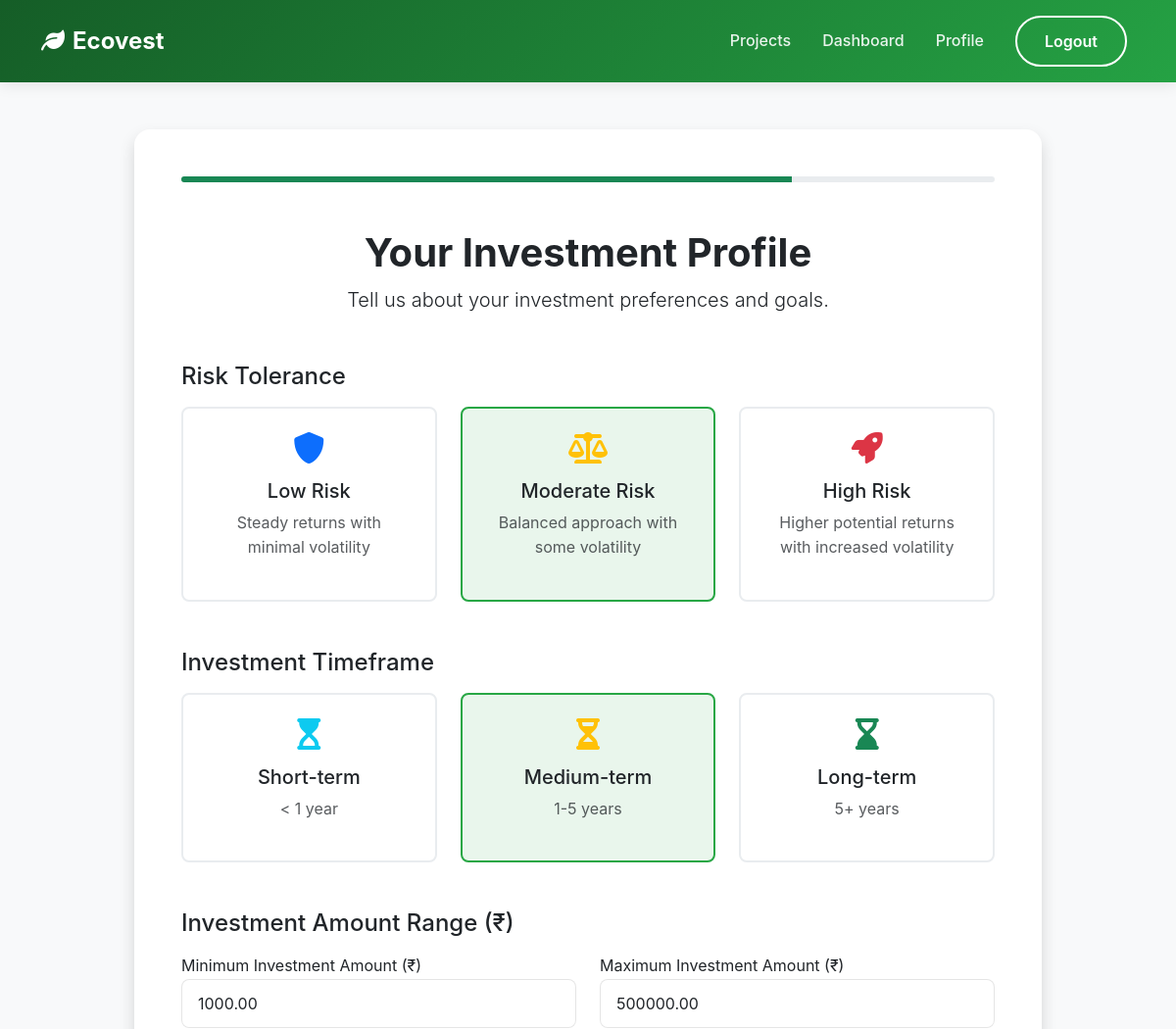
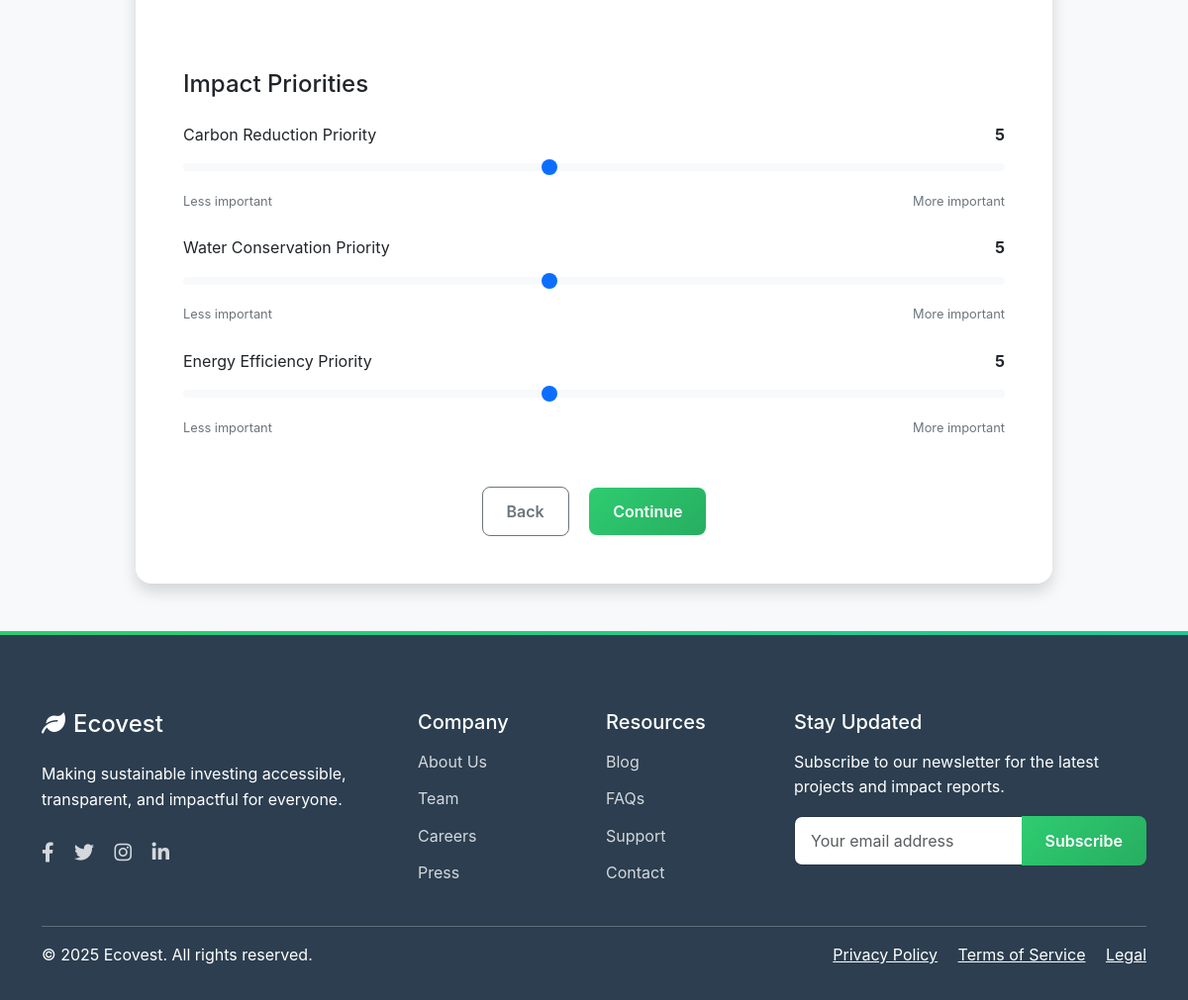
/onboarding/investment-profile/ (signed in), run on the app's committed database (2 pictures, top to bottom).
### onboarding/models.py (models this page shows, shortened)
class UserPreference(models.Model):
    user = models.OneToOneField(settings.AUTH_USER_MODEL, on_delete=models.CASCADE, related_name='investment_preferences')
    RISK_CHOICES = [
        ('low', 'Low Risk'),
        ('moderate', 'Moderate Risk'),
        ('high', 'High Risk'),
    ]
    risk_tolerance = models.CharField(max_length=10, choices=RISK_CHOICES, default='moderate')
    TIMEFRAME_CHOICES = [
        ('short', 'Short-term (< 1 year)'),
        ('medium', 'Medium-term (1-5 years)'),
        ('long', 'Long-term (5+ years)'),
    ]
    investment_timeframe = models.CharField(max_length=10, choices=TIMEFRAME_CHOICES, default='medium')
    min_investment = models.DecimalField(max_digits=12, decimal_places=2, default=1000.00)
    max_investment = models.DecimalField(max_digits=12, decimal_places=2, default=500000.00)
    interested_categories = models.ManyToManyField(Category, related_name='interested_users')
    carbon_priority = models.IntegerField(default=5)  # Scale of 1-10
    water_priority = models.IntegerField(default=5)   # Scale of 1-10
    energy_priority = models.IntegerField(default=5)  # Scale of 1-10

### onboarding/views.py (the view)
# urls.py: path('investment-profile/', views.onboarding_investment_profile, name='onboarding_investment_profile'),
@login_required
def onboarding_investment_profile(request):
    progress, created = OnboardingProgress.objects.get_or_create(user=request.user)
    if not progress.interests_completed:
        return redirect('onboarding_interests')
    if progress.is_complete:
        return redirect('dashboard')
    preference, created = UserPreference.objects.get_or_create(user=request.user)
    if request.method == 'POST':
        form = UserPreferenceForm(request.POST, instance=preference)
        if form.is_valid():
            form.save()
            progress.investment_profile_completed = True
            progress.save()
            return redirect('onboarding_tutorial')
    else:
        form = UserPreferenceForm(instance=preference)
    context = {
        'user': request.user,
        'form': form,
        'progress': progress
    }
    return render(request, 'onboarding/investment_profile.html', context)

### onboarding/models.py (called while the page is built)
    @property
    def is_complete(self):
        return all([
            self.welcome_completed,
            self.interests_completed,
            self.investment_profile_completed,
            self.tutorial_completed
        ])

### onboarding/templates/onboarding/investment_profile.html (shortened to what this page needs)
{% extends 'core/base.html' %}
{% load django_bootstrap5 %}
{% block content %}
<section class="py-5 bg-light">
    <div class="container">
        <div class="row justify-content-center">
            <div class="col-lg-10">
                <div class="card shadow onboarding-card">
                    <div class="card-body p-5">
                        <div class="progress mb-5" style="height: 6px;">
                            <div class="progress-bar bg-success" role="progressbar" style="width: 75%;" aria-valuenow="75" aria-valuemin="0" aria-valuemax="100"></div>
                        </div>
                        <div class="text-center mb-5">
                            <h1 class="display-6 fw-bold">Your Investment Profile</h1>
                            <p class="lead">Tell us about your investment preferences and goals.</p>
                        </div>
                        <form method="post">
                            <h4 class="mb-3">Risk Tolerance</h4>
                            <div class="row mb-5">
                                <div class="col-md-4 mb-3 mb-md-0">
                                    <label for="low_risk" class="w-100 h-100">
                                        <div class="risk-option text-center">
                                            <i class="fas fa-shield-alt fa-2x text-primary mb-3"></i>
                                            <h5>Low Risk</h5>
                                            <p class="text-muted">Steady returns with minimal volatility</p>
                                        </div>
                                    </label>
                                </div>
                                <div class="col-md-4 mb-3 mb-md-0">
                                    <label for="moderate_risk" class="w-100 h-100">
                                        <div class="risk-option text-center">
                                            <i class="fas fa-balance-scale fa-2x text-warning mb-3"></i>
                                            <h5>Moderate Risk</h5>
                                            <p class="text-muted">Balanced approach with some volatility</p>
                                        </div>
                                    </label>
                                </div>
                                <div class="col-md-4">
                                    <label for="high_risk" class="w-100 h-100">
                                        <div class="risk-option text-center">
                                            <i class="fas fa-rocket fa-2x text-danger mb-3"></i>
                                            <h5>High Risk</h5>
                                            <p class="text-muted">Higher potential returns with increased volatility</p>
                                        </div>
                                    </label>
                                </div>
                            </div>
                            <h4 class="mb-3">Investment Timeframe</h4>
                            <div class="row mb-5">
                                <div class="col-md-4 mb-3 mb-md-0">
                                    <label for="short_term" class="w-100 h-100">
                                        <div class="risk-option text-center">
                                            <i class="fas fa-hourglass-start fa-2x text-info mb-3"></i>
                                            <h5>Short-term</h5>
                                            <p class="text-muted">< 1 year</p>
                                        </div>
                                    </label>
                                </div>
                                <div class="col-md-4 mb-3 mb-md-0">
                                    <label for="medium_term" class="w-100 h-100">
                                        <div class="risk-option text-center">
                                            <i class="fas fa-hourglass-half fa-2x text-warning mb-3"></i>
                                            <h5>Medium-term</h5>
                                            <p class="text-muted">1-5 years</p>
                                        </div>
                                    </label>
                                </div>
                                <div class="col-md-4">
                                    <label for="long_term" class="w-100 h-100">
                                        <div class="risk-option text-center">
                                            <i class="fas fa-hourglass-end fa-2x text-success mb-3"></i>
                                            <h5>Long-term</h5>
                                            <p class="text-muted">5+ years</p>
                                        </div>
                                    </label>
                                </div>
                            </div>
                            <h4 class="mb-3">Investment Amount Range (₹)</h4>
                            <div class="row mb-5">
                                <div class="col-md-6 mb-4">
                                    <label for="{{ form.min_investment.id_for_label }}">{{ form.min_investment.label }}</label>
                                    {{ form.min_investment }}
                                </div>
                                <div class="col-md-6 mb-4">
                                    <label for="{{ form.max_investment.id_for_label }}">{{ form.max_investment.label }}</label>
                                    {{ form.max_investment }}
                                </div>
                            </div>
                            <h4 class="mb-4">Impact Priorities</h4>
                            <div class="mb-4">
                                <div class="priority-title">
                                    <label for="{{ form.carbon_priority.id_for_label }}">{{ form.carbon_priority.label }}</label>
                                    <span class="priority-value" id="carbon-value">{{ form.carbon_priority.value }}</span>
                                </div>
                                {{ form.carbon_priority }}
                                <div class="range-labels">
                                    <span>Less important</span>
                                    <span>More important</span>
                                </div>
                            </div>
                            <div class="mb-4">
                                <div class="priority-title">
                                    <label for="{{ form.water_priority.id_for_label }}">{{ form.water_priority.label }}</label>
                                    <span class="priority-value" id="water-value">{{ form.water_priority.value }}</span>
                                </div>
                                {{ form.water_priority }}
                                <div class="range-labels">
                                    <span>Less important</span>
                                    <span>More important</span>
                                </div>
                            </div>
                            <div class="mb-5">
                                <div class="priority-title">
                                    <label for="{{ form.energy_priority.id_for_label }}">{{ form.energy_priority.label }}</label>
                                    <span class="priority-value" id="energy-value">{{ form.energy_priority.value }}</span>
                                </div>
                                {{ form.energy_priority }}
                                <div class="range-labels">
                                    <span>Less important</span>
                                    <span>More important</span>
                                </div>
                            </div>
                            <div class="text-center">
                                <a href="{% url 'onboarding_interests' %}" class="btn btn-outline-secondary me-3">Back</a>
                                <button type="submit" class="btn btn-primary">Continue</button>
                            </div>
                        </form>
                    </div>
                </div>
            </div>
        </div>
    </div>
</section>
{% endblock %}

### static/css/style.css (style rules this page uses)
:root { --primary-color: #2ecc71; --primary-dark: #27ae60; --secondary-color: #20c997; --accent-color: #F0F8FF; --dark-color: #2c3e50; --light-color: #f8f9fa; --transition-cubic: cubic-bezier(0.4, 0, 0.2, 1); }
body { font-family: 'Poppins', 'Inter', 'Segoe UI', system-ui, -apple-system, sans-serif; color: var(--dark-color); line-height: 1.6; }
.btn { padding: 0.75rem 1.5rem; font-weight: 600; border-radius: 8px; transition: all 0.3s var(--transition-cubic); }
.btn-primary { background: linear-gradient(135deg, var(--primary-color) 0%, var(--primary-dark) 100%); border: none; position: relative; overflow: hidden; }
.btn-primary::before { content: ''; position: absolute; top: 0; left: 0; width: 100%; height: 100%; background: linear-gradient(135deg, rgba(255,255,255,0.2) 0%, rgba(255,255,255,0) 100%); transform: translateX(-100%); transition: transform 0.3s ease; }
.card { border: none; border-radius: 16px; overflow: hidden; box-shadow: 0 10px 30px rgba(0,0,0,0.05); transition: all 0.3s var(--transition-cubic); }
.form-control, .form-select { border-radius: 8px; padding: 0.75rem 1rem; border: 1px solid rgba(0,0,0,0.1); transition: all 0.3s ease; }

### onboarding/templates/onboarding/investment_profile.html (style rules this page uses)
.risk-option { border: 2px solid #e9ecef; border-radius: 8px; padding: 1.5rem; cursor: pointer; transition: all 0.2s ease; height: 100%; }
.risk-radio:checked + label .risk-option { border-color: #28a745; background-color: rgba(40, 167, 69, 0.1); }
.range-labels { display: flex; justify-content: space-between; margin-top: 5px; }
.range-labels span { font-size: 0.8rem; color: #6c757d; }
.priority-title { display: flex; justify-content: space-between; align-items: center; margin-bottom: 0.5rem; }
.priority-value { font-weight: bold; min-width: 30px; text-align: right; }

### data on the page
UserPreference: min_investment "1000.00", max_investment "500000.00", carbon_priority "5", water_priority "5", energy_priority "5"
